Frame 1 (no input): blank canvas, image omitted
Frame 60 (no input): blank canvas, image omitted
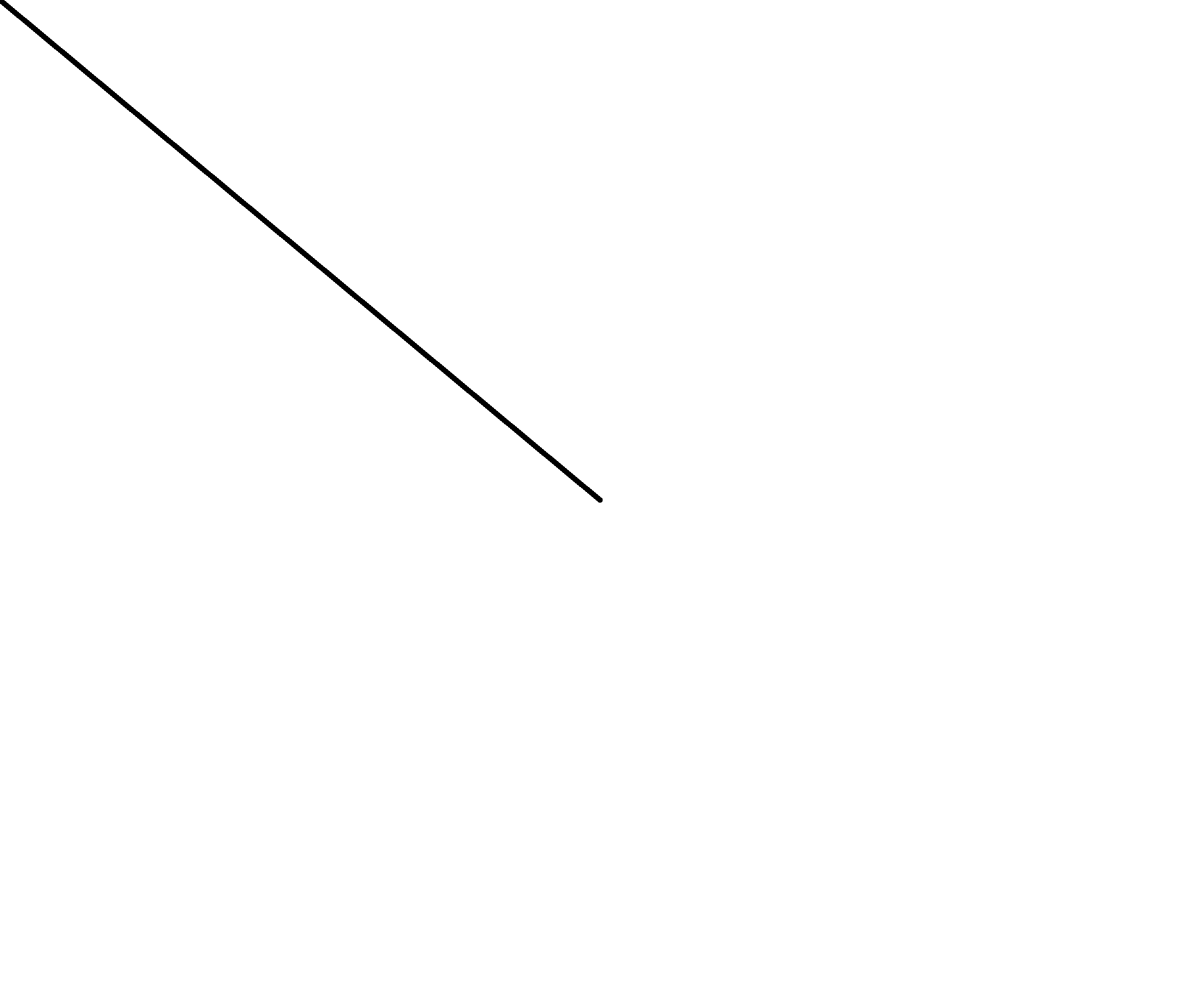
Frame 120 (the mouse pressed at the canvas centre since frame 60)

The p5.js sketch whose frames 1 and 60 were blank and that drew this single picture after the mouse press (run headless with seeded random() and noise() and a simulated clock; from frame 60 on, the mouse is pressed at the canvas centre):

// p5.js sketch
// ── sketch.js
// this one just draws

let fixedColor = [0, 0, 0]; // Fixed brush color
let fixedSize = 2;           // Fixed diameter for the circle

function setup() {
  createCanvas(windowWidth, windowHeight);
  // Set a white background
}

function draw() {
  // Only draw when the mouse is pressed
  if (mouseIsPressed) {
    noStroke();
    fill(fixedColor);
    fixedSize = random (4,6);
    
    // Calculate the distance between the current and previous mouse positions
    let d = dist(mouseX, mouseY, pmouseX, pmouseY);
    
    // Determine the number of interpolation steps based on the distance.
    // This ensures that circles are drawn close enough together.
    let steps = ceil(d / (fixedSize * .5));
    
    // Draw circles along the path between the previous and current mouse positions
    for (let i = 0; i <= steps; i++) {
      let t = i / steps;
      let x = lerp(pmouseX, mouseX, t);
      let y = lerp(pmouseY, mouseY, t);
      ellipse(x, y, fixedSize);
    }
  }
}
